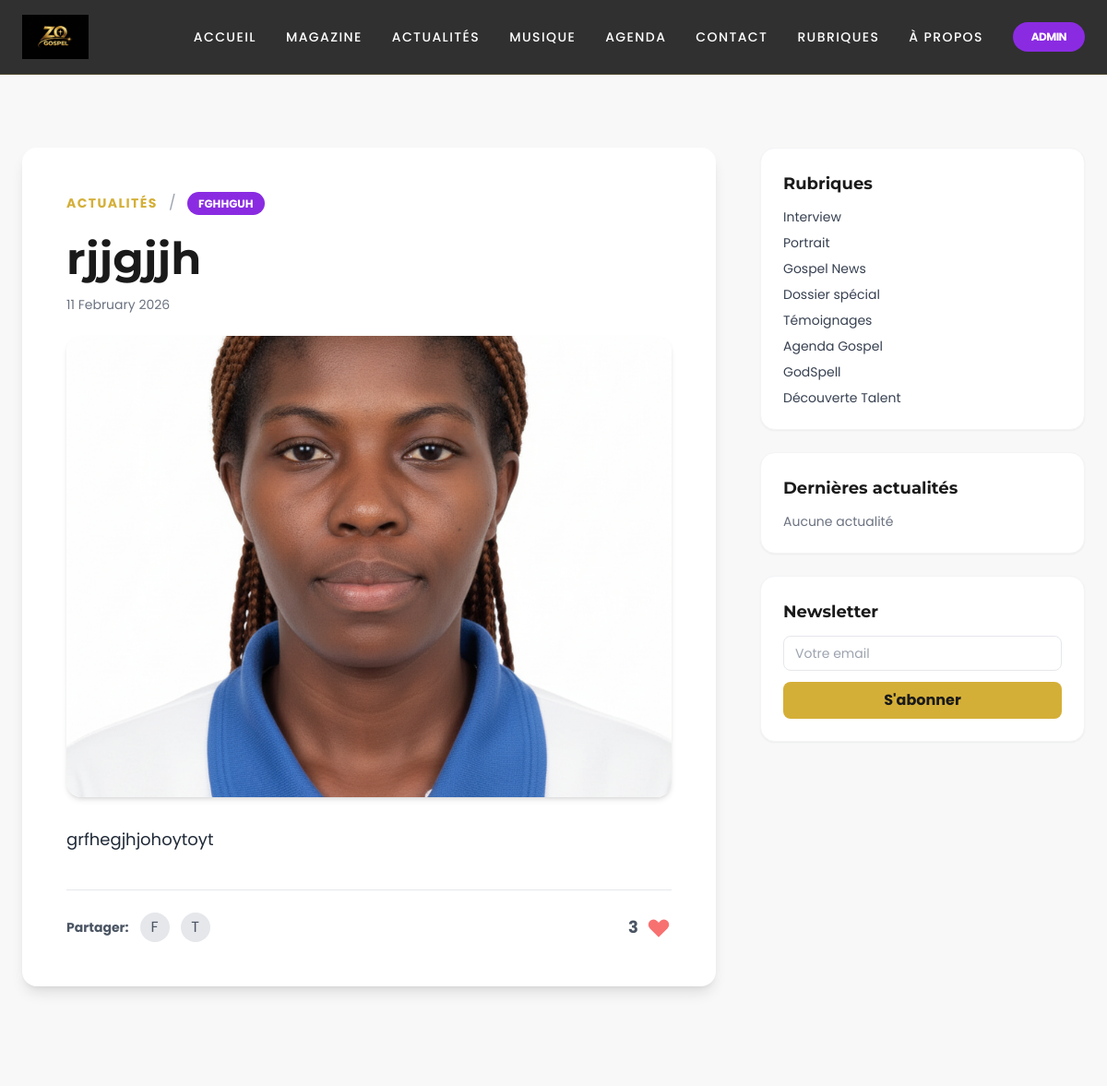
/actualite/1/, run on the app's committed database.
### zogospel/models.py (models this page shows, shortened)
class Actualite(models.Model):
    titre = models.CharField(max_length=200)
    type_actualite = models.CharField(max_length=100)
    REGION_CHOICES = (
        ('local', 'Local'),
        ('afrique', 'Afrique'),
        ('international', 'International'),
    )
    region = models.CharField(max_length=20, choices=REGION_CHOICES, default='local')
    image = models.ImageField(upload_to='actualites/')
    contenu = models.TextField()
    date = models.DateField(auto_now_add=True)
    likes = models.PositiveIntegerField(default=0)

### zogospel/views.py (the view)
# urls.py: path('actualite/<int:id>/', views.actualite_detail, name='actualite_detail'),
def actualite_detail(request, id):
    actualite = get_object_or_404(Actualite, id=id)
    latest_actualites = Actualite.objects.exclude(id=id).order_by('-date')[:4]
    context = {
        'actualite': actualite,
        'latest_actualites': latest_actualites,
    }
    return render(request, 'actualite_detail.html', context)

### templates/actualite_detail.html (shortened to what this page needs)
{% extends 'base.html' %}
{% block content %}
<div class="py-20 bg-luxury-offwhite">
    <div class="max-w-7xl mx-auto px-6 grid grid-cols-1 lg:grid-cols-3 gap-12">
        <div class="lg:col-span-2">
            <article class="bg-white rounded-2xl shadow-lg p-6 sm:p-8 md:p-12">
                <div class="mb-6">
                    <a href="{% url 'actualites' %}" class="text-gold font-bold text-sm uppercase tracking-widest hover:underline">Actualités</a>
                    <span class="mx-2 text-gray-400">/</span>
                    <span class="bg-spiritual-violet text-white text-xs font-bold uppercase px-3 py-1 rounded-full">{{ actualite.type_actualite }}</span>
                </div>
                <h1 class="text-3xl md:text-4xl lg:text-5xl font-headers font-bold mb-4 text-luxury-black">{{ actualite.titre }}</h1>
                <p class="text-gray-500 text-sm mb-6">{{ actualite.date|date:'d F Y' }}</p>
                {% if actualite.image %}
                <div class="mb-8 rounded-2xl overflow-hidden shadow-md">
                    <img src="{{ actualite.image.url }}" alt="{{ actualite.titre }}" class="w-full h-auto max-h-[500px] object-cover">
                </div>
                {% endif %}
                <div class="article-content text-gray-800 text-lg">
                    {{ actualite.contenu|linebreaks }}
                </div>
                <div class="mt-10 pt-6 border-t border-gray-200 flex items-center justify-between">
                    <div class="flex items-center space-x-3">
                        <span class="text-sm font-bold text-gray-600">Partager:</span>
                        <a href="#" class="w-8 h-8 bg-gray-200 rounded-full flex items-center justify-center text-gray-600 hover:bg-gold hover:text-black transition-colors">F</a>
                        <a href="#" class="w-8 h-8 bg-gray-200 rounded-full flex items-center justify-center text-gray-600 hover:bg-gold hover:text-black transition-colors">T</a>
                    </div>
                    <div class="flex items-center space-x-2">
                        <span class="likes-count text-gray-600 font-bold text-lg" data-id="{{ actualite.id }}">{{ actualite.likes }}</span>
                        <button class="like-btn text-red-400 hover:text-red-600 hover:scale-110 transition-all" data-id="{{ actualite.id }}" aria-label="Aimer">
                            <svg xmlns="http://www.w3.org/2000/svg" class="h-7 w-7" viewBox="0 0 20 20" fill="currentColor">
                                <path fill-rule="evenodd" d="M3.172 5.172a4 4 0 015.656 0L10 6.343l1.172-1.171a4 4 0 115.656 5.656L10 17.657l-6.828-6.829a4 4 0 010-5.656z" clip-rule="evenodd" />
                            </svg>
                        </button>
                    </div>
                </div>
            </article>
        </div>
        <div class="lg:col-span-1">
            {% include 'partials/sidebar.html' %}
        </div>
    </div>
</div>
{% endblock %}

### data on the page
Actualite: type_actualite "FGHHGUH", titre "rjjgjjh", date "11 February 2026", image (picture), contenu "grfhegjhjohoytoyt", likes "3"
